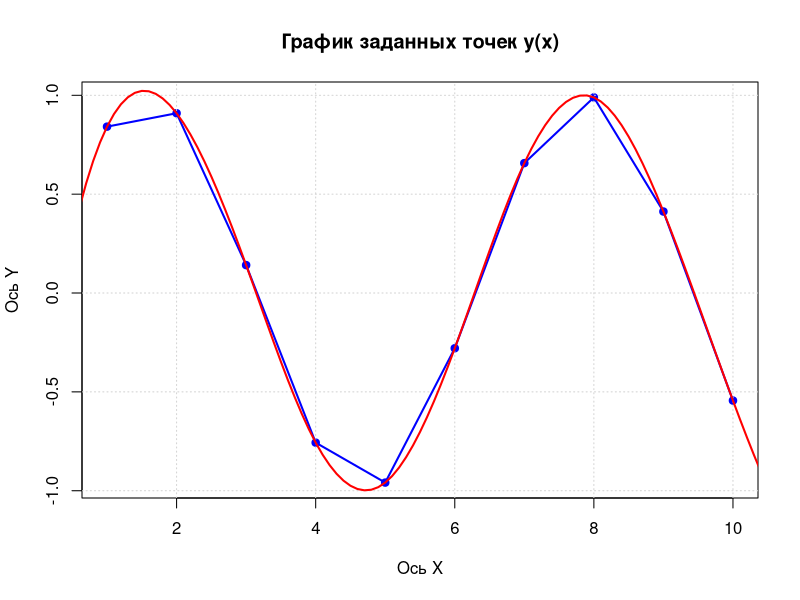

R code for this plot:
# 5.0 
# Исходная функция
f = function(x) { return(sin(x)) }
#f = function(x) { return(3*x + 5) }

# 1 Задаем набор значений
#x = c(1, 3, 5, 7, 10)
#y = c(-3, 2, 4, -1, 2)
x = c(1,2,3,4,5,6,7,8,9,10)
y = f(x)

# 2 Рисуем точечный график y(x)
plot(x, y, 
     pch = 19, 
     col = "blue",
     xlab = "Ось X", 
     ylab = "Ось Y",
     main = "График заданных точек y(x)")
grid()


# 3 Создаем массив x_new
x_new = seq(from = min(x)-1, to = max(x)+1, by = 0.1)

# 4 Линейная интерполяция
linear_interp = approx(x, y, xout = x_new)
lines(linear_interp$x, linear_interp$y, col = "blue", lwd = 2)

# 5 Интерполяция сплайном
spline_interp = spline(x, y, xout = x_new)
lines(spline_interp$x, spline_interp$y, col = "red", lwd = 2)
